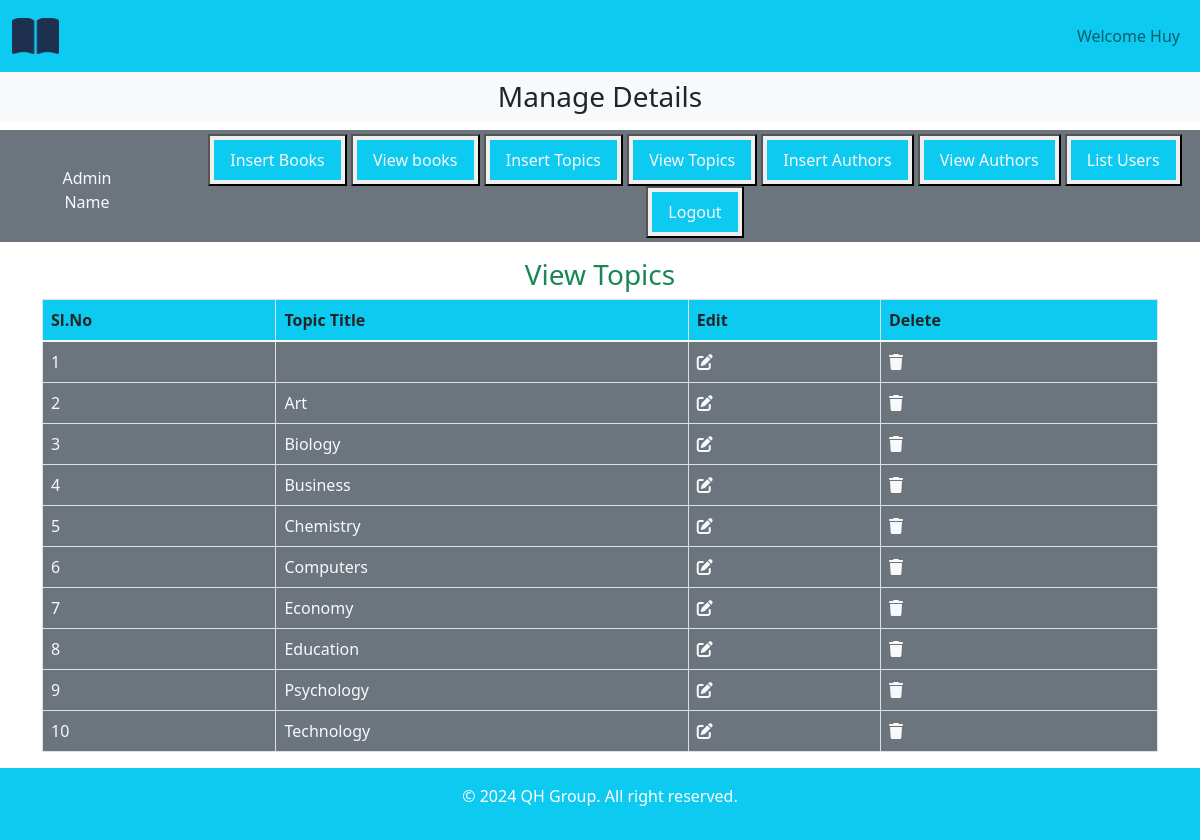
The page /admin_area/index.php?view_topics (signed in) on the database its author committed.
### tables this page shows
CREATE TABLE `topics` (
  `topic_id` int(11) NOT NULL,
  `topic_title` varchar(50) NOT NULL
);

### admin_area/view_topics.php (the view)
<h3 class="text-center text-success">View Topics</h3>
<table class="table table-bordered">
    <thead class="bg-info">
        <tr>
            <th>Sl.No</th>
            <th>Topic Title</th>
            <th>Edit</th>
            <th>Delete</th>
        </tr>
    </thead>
    <tbody class="bg-secondary text-light">
        <?php
            $get_topics = "select * from `topics` order by topic_title asc";
            $result = mysqli_query($con, $get_topics);
            $number = 0;
            while($row = mysqli_fetch_assoc($result)){
                $topic_id = $row['topic_id'];
                $topic_title = $row['topic_title'];
                $number++;
                echo "
                    <tr>
                        <td>$number</td>
                        <td>$topic_title</td>
                        <td><a href='index.php?edit_topic=$topic_id' class='text-light'><i class='fa-solid fa-pen-to-square'></i></a></td>
                        <td><a href='index.php?delete_topic=$topic_id' type='button' class='text-light' data-bs-toggle='modal' data-bs-target='#exampleModal'><i class='fa-solid fa-trash'></i></a>
                        <div class='modal fade' id='exampleModal' tabindex='-1' aria-labelledby='exampleModalLabel' aria-hidden='true' role='dialog'>
                            <div class='modal-dialog' role='document'>
                                <div class='modal-content'>
                                <div class='modal-body'>
                                    <p class='text-danger'>Are you sure you want to delete this topic?</p>
                                </div>
                                <div class='modal-footer'>
                                    <button type='button' class='btn btn-secondary' data-bs-dismiss='modal'><a href='index.php?view_topics' class='text-light text-decoration-none'>No</a></button>
                                    <button type='button' class='btn btn-primary'><a href='index.php?delete_topic=$topic_id' class='text-light text-decoration-none'>Yes</a></button>
                                </div>
                                </div>
                            </div>
                            </div>
                        </td>
                    </tr>
                ";
            }
        ?>
    </tbody>
</table>

### style.css (style rules this page uses)
* { margin: 0; padding: 0; box-sizing: border-box; }

### rows shown on the page
topics: topic_title "Art"
topics: topic_title "Biology"
topics: topic_title "Business"
topics: topic_title "Chemistry"
topics: topic_title "Computers"
topics: topic_title "Economy"
topics: topic_title "Education"
topics: topic_title "Psychology"
topics: topic_title "Technology"

### other values the page prints
$_SESSION['admin_name'] "Huy"
